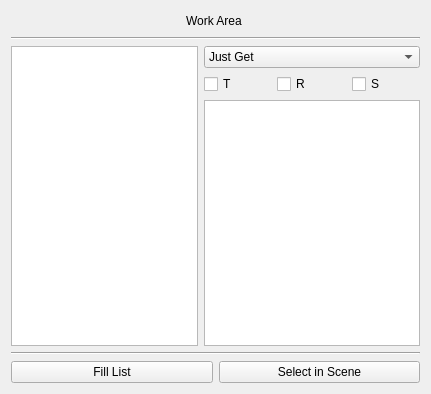
<?xml version="1.0" encoding="UTF-8"?>
<ui version="4.0">
 <class>Form</class>
 <widget class="QWidget" name="Form">
  <property name="geometry">
   <rect>
    <x>0</x>
    <y>0</y>
    <width>431</width>
    <height>394</height>
   </rect>
  </property>
  <property name="minimumSize">
   <size>
    <width>300</width>
    <height>0</height>
   </size>
  </property>
  <property name="windowTitle">
   <string>This is My Window</string>
  </property>
  <layout class="QGridLayout" name="mainGrid">
   <item row="0" column="0">
    <layout class="QHBoxLayout" name="horizontalLayout">
     <item>
      <spacer name="horizontalSpacer">
       <property name="orientation">
        <enum>Qt::Horizontal</enum>
       </property>
       <property name="sizeHint" stdset="0">
        <size>
         <width>40</width>
         <height>20</height>
        </size>
       </property>
      </spacer>
     </item>
     <item>
      <widget class="QLabel" name="label">
       <property name="minimumSize">
        <size>
         <width>60</width>
         <height>0</height>
        </size>
       </property>
       <property name="text">
        <string>Work Area</string>
       </property>
       <property name="buddy">
        <cstring>main_lw</cstring>
       </property>
      </widget>
     </item>
     <item>
      <spacer name="horizontalSpacer_2">
       <property name="orientation">
        <enum>Qt::Horizontal</enum>
       </property>
       <property name="sizeHint" stdset="0">
        <size>
         <width>40</width>
         <height>20</height>
        </size>
       </property>
      </spacer>
     </item>
    </layout>
   </item>
   <item row="1" column="0">
    <widget class="Line" name="line_2">
     <property name="orientation">
      <enum>Qt::Horizontal</enum>
     </property>
    </widget>
   </item>
   <item row="2" column="0">
    <layout class="QGridLayout" name="gridLayout">
     <item row="0" column="0" rowspan="3">
      <widget class="QListWidget" name="main_lw">
       <property name="sizePolicy">
        <sizepolicy hsizetype="Maximum" vsizetype="Expanding">
         <horstretch>0</horstretch>
         <verstretch>0</verstretch>
        </sizepolicy>
       </property>
       <property name="minimumSize">
        <size>
         <width>100</width>
         <height>0</height>
        </size>
       </property>
       <property name="maximumSize">
        <size>
         <width>200</width>
         <height>16777215</height>
        </size>
       </property>
      </widget>
     </item>
     <item row="0" column="1" colspan="3">
      <widget class="QComboBox" name="main_cb">
       <property name="sizePolicy">
        <sizepolicy hsizetype="Minimum" vsizetype="Fixed">
         <horstretch>0</horstretch>
         <verstretch>0</verstretch>
        </sizepolicy>
       </property>
       <property name="minimumSize">
        <size>
         <width>100</width>
         <height>0</height>
        </size>
       </property>
       <property name="editable">
        <bool>false</bool>
       </property>
       <property name="maxVisibleItems">
        <number>3</number>
       </property>
       <item>
        <property name="text">
         <string>Just Get</string>
        </property>
       </item>
       <item>
        <property name="text">
         <string>Round</string>
        </property>
       </item>
       <item>
        <property name="text">
         <string>String Formatting</string>
        </property>
       </item>
      </widget>
     </item>
     <item row="1" column="1">
      <widget class="QCheckBox" name="trans_cb">
       <property name="minimumSize">
        <size>
         <width>40</width>
         <height>0</height>
        </size>
       </property>
       <property name="text">
        <string>T</string>
       </property>
      </widget>
     </item>
     <item row="1" column="2">
      <widget class="QCheckBox" name="rot_cb">
       <property name="minimumSize">
        <size>
         <width>40</width>
         <height>0</height>
        </size>
       </property>
       <property name="text">
        <string>R</string>
       </property>
      </widget>
     </item>
     <item row="1" column="3">
      <widget class="QCheckBox" name="scale_cb">
       <property name="minimumSize">
        <size>
         <width>40</width>
         <height>0</height>
        </size>
       </property>
       <property name="text">
        <string>S</string>
       </property>
      </widget>
     </item>
     <item row="2" column="1" colspan="3">
      <widget class="QTextBrowser" name="info_tb">
       <property name="sizePolicy">
        <sizepolicy hsizetype="Minimum" vsizetype="Expanding">
         <horstretch>0</horstretch>
         <verstretch>0</verstretch>
        </sizepolicy>
       </property>
       <property name="minimumSize">
        <size>
         <width>100</width>
         <height>0</height>
        </size>
       </property>
      </widget>
     </item>
    </layout>
   </item>
   <item row="3" column="0">
    <widget class="Line" name="line">
     <property name="orientation">
      <enum>Qt::Horizontal</enum>
     </property>
    </widget>
   </item>
   <item row="4" column="0">
    <layout class="QHBoxLayout" name="horizontalLayout_2">
     <item>
      <widget class="QPushButton" name="fillList_pb">
       <property name="minimumSize">
        <size>
         <width>93</width>
         <height>0</height>
        </size>
       </property>
       <property name="text">
        <string>Fill List</string>
       </property>
      </widget>
     </item>
     <item>
      <widget class="QPushButton" name="sceneSelect_pb">
       <property name="minimumSize">
        <size>
         <width>97</width>
         <height>0</height>
        </size>
       </property>
       <property name="text">
        <string>Select in Scene</string>
       </property>
      </widget>
     </item>
    </layout>
   </item>
  </layout>
 </widget>
 <resources/>
 <connections/>
</ui>
